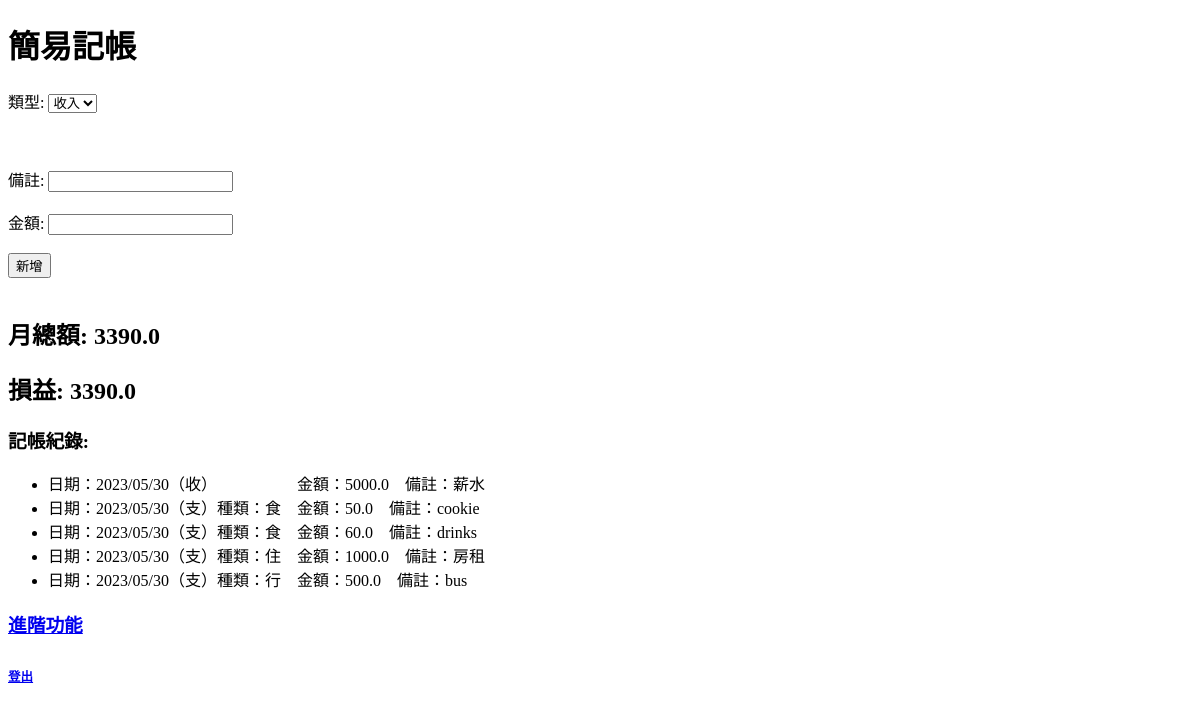
Page /expense (signed in) on the earlier database version.
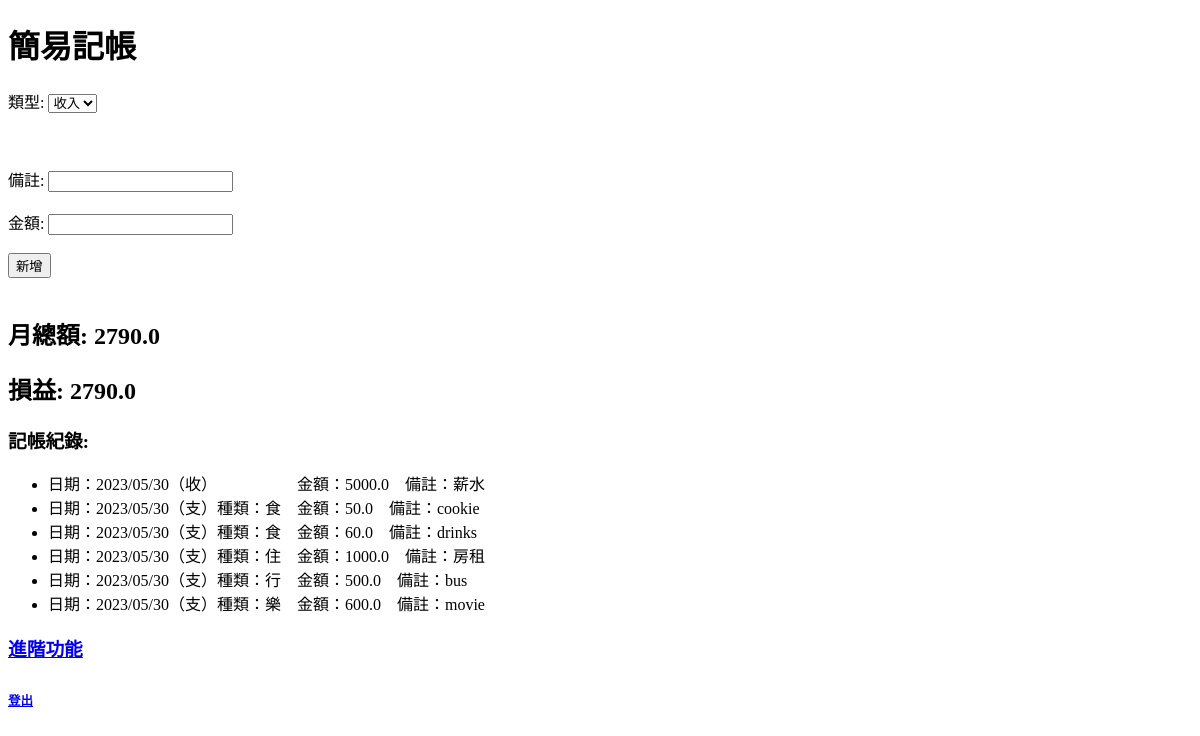
Same page on the later database version.
### tables this page shows
CREATE TABLE expenses
                  (id INTEGER PRIMARY KEY AUTOINCREMENT,
                   username TEXT NOT NULL,
                   category TEXT NOT NULL,
                   amount REAL NOT NULL,
                   note TEXT,
                   date TEXT NOT NULL);

### test.py (the view, shortened to what this page needs)
@app.route('/expense', methods=['GET', 'POST'])
def expense():
    if 'username' not in session:
        return redirect('/login')
    with sqlite3.connect('database.db') as conn:
        cursor = conn.cursor()
        cursor.execute('SELECT * FROM expenses WHERE username = ?', (session['username'],))
        expenses = cursor.fetchall()
        print('Expenses:', expenses)
        total_amount = sum(expense[3] for expense in expenses)
        profit_loss = calculate_profit_loss(expenses)
        category = request.args.get('category')  # 從URL參數獲取用戶選擇的分類
        if category:
            expenses = sorted(expenses, key=lambda x: x[2] if x[2] == category else '')
    return render_template('expense.html', expenses=expenses, total_amount=total_amount, profit_loss=profit_loss)

### test.py (called while the page is built)
def calculate_profit_loss(expenses_data):
    income = sum(expense[3] for expense in expenses_data if expense[3] >= 0)
    expenses = sum(expense[3] for expense in expenses_data if expense[3] < 0)
    return income - abs(expenses)

### templates/expense.html (shortened to what this page needs)
<!DOCTYPE html>
<html>
<head>
</head>
<body>
    <h1>簡易記帳</h1>
    <form method="POST" action="/expense">
        <label for="record_type">類型:</label>
        <select id="record_type" name="record_type">
            <option value="income">收入</option>
        </select>
        <br><br>
        <br><br>
        <label for="note">備註:</label>
        <input type="text" id="note" name="note">
        <br><br>
        <label for="amount">金額:</label>
        <input type="number" id="amount" name="amount">
        <br><br>
        <input type="submit" value="新增">
    </form>
    <br>
    <h2>月總額: {{ total_amount }}</h2>
    <h2>損益: {{ profit_loss }}</h2>
    <h3>記帳紀錄:</h3>
    <ul>
        {% for expense in expenses %}
            {% if expense[3] >= 0 %}
                <li>日期：{{ expense[5] }}（收）&nbsp;&nbsp;&nbsp;&nbsp;&nbsp;&nbsp;&nbsp;&nbsp;&nbsp;&nbsp;&nbsp;&nbsp;&nbsp;&nbsp;&nbsp;&nbsp;&nbsp;&nbsp;&nbsp;&nbsp;金額：{{ expense[3] }}&nbsp;&nbsp;&nbsp;&nbsp;備註：{{ expense[4] }}</li>
            {% else %}
                <li>日期：{{ expense[5] }}（支）種類：{{ expense[2] }}&nbsp;&nbsp;&nbsp;&nbsp;金額：{{ expense[3]|abs }}&nbsp;&nbsp;&nbsp;&nbsp;備註：{{ expense[4] }}</li>
            {% endif %}
        {% endfor %}
    </ul>
    <a href="/advanced"><h3>進階功能<h3><a>
    <a href="/logout"><h6>登出<h6></a>
</body>
</html>

Differences in the rows shown:
added expenses: date "2023/05/30", category "樂", amount "600.0", note "movie"
Other differences:
{{ total_amount }}: "3390.0" → "2790.0"
{{ profit_loss }}: "3390.0" → "2790.0"
